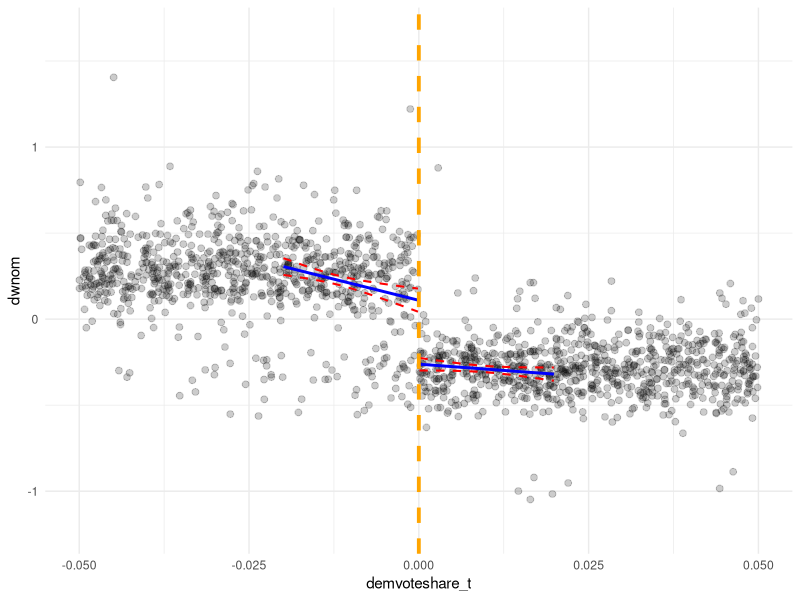
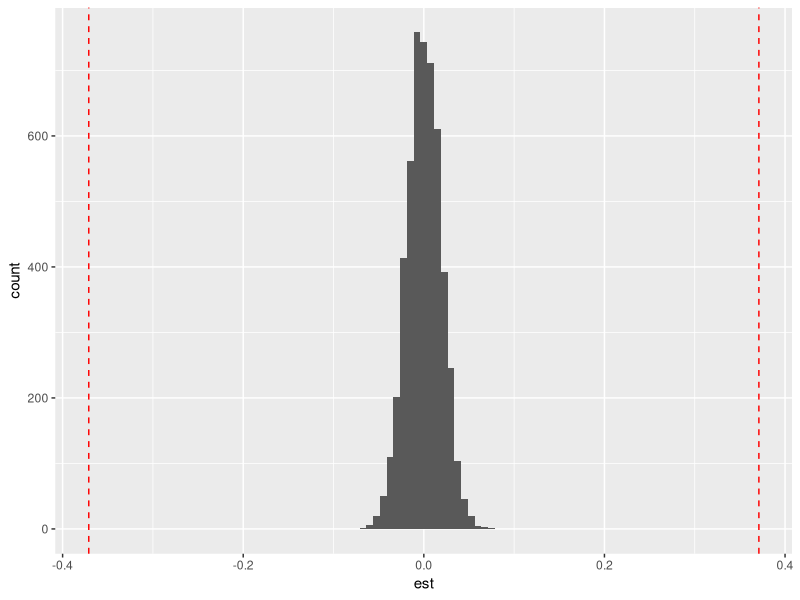

Here is the R script that generated these plots, in order:
## ---- chunk 1
library(here)
library(tidyverse)
library(sandwich)
data <- read.table(here("data", "rdcongress.txt"))
# response = dwnom
# forcing variable demvoteshare
## ---- chunk 2
data_clean <- data %>% 
  select(dwnom, demvoteshare) %>% 
  drop_na() %>% 
  mutate(demvoteshare_t = demvoteshare - 0.5)
## ---- chunk 3
lm_lower <- lm(
  dwnom ~ demvoteshare_t,
  data = filter(data_clean, between(demvoteshare_t, -0.02, 0))
  )
lower_vcov <- vcovHC(lm_lower, type="HC")

lm_upper <- lm(
  dwnom ~ demvoteshare_t,
  data = filter(data_clean, between(demvoteshare_t, 0, 0.02))
)
upper_vcov <- vcovHC(lm_upper, type="HC")
## ---- chunk 4
# var(intercept) + x2 var(slope) + 2*x*cov(slope, intercept)

se_lower <- fortify(lm_lower) %>% 
  mutate(
    var_l = lower_vcov[1, 1] + demvoteshare_t^2*lower_vcov[2, 2] +
      2*demvoteshare_t*lower_vcov[1, 2],
    se_l = sqrt(var_l)
    ) %>% 
  mutate(lower = .fitted - 1.96*se_l,
         upper = .fitted + 1.96*se_l) %>% 
  select(demvoteshare_t, upper, lower)

se_upper <- fortify(lm_upper) %>% 
  mutate(
    var_u = upper_vcov[1, 1] + demvoteshare_t^2*upper_vcov[2, 2] +
      2*demvoteshare_t*upper_vcov[1, 2],
    se_u = sqrt(var_u)
    ) %>% 
  mutate(lower = .fitted - 1.96*se_u,
         upper = .fitted + 1.96*se_u) %>% 
  select(demvoteshare_t, upper, lower)
  
## ---- chunk 5
data_clean %>% 
  ggplot(aes(x = demvoteshare_t, y = dwnom)) +
  geom_point(size = 2, alpha = 0.2) +
  geom_line(data = fortify(lm_lower),
            aes(x = demvoteshare_t, y = .fitted),
            size = 1, color = "blue") +
  geom_line(data = se_lower,
            aes(x = demvoteshare_t, y = lower),
            size = 0.7, color = "red", linetype = "dashed") +
  geom_line(data = se_lower,
            aes(x = demvoteshare_t, y = upper),
            size = 0.7, color = "red", linetype = "dashed") +
  geom_line(data = fortify(lm_upper),
            aes(x = demvoteshare_t, y = .fitted),
            size = 1, color = "blue") +
  geom_line(data = se_upper,
            aes(x = demvoteshare_t, y = lower),
            size = 0.7, color = "red", linetype = "dashed") +
  geom_line(data = se_upper,
            aes(x = demvoteshare_t, y = upper),
            size = 0.7, color = "red", linetype = "dashed") +
  geom_vline(xintercept = 0, color = "orange", size = 1.3, linetype = "dashed") +
  theme_minimal() +
  xlim(c(-0.05, 0.05))

## ---- chunk 6
model_data <- data_clean %>% 
  mutate(D = ifelse(demvoteshare > 0.5, 1, 0)) %>% 
  filter(between(demvoteshare, 0.48, 0.52))

mod <- lm(dwnom ~ demvoteshare_t + D + demvoteshare_t*D, data = model_data)
se <- sqrt(vcovHC(mod, type="HC")["D", "D"])
ci <- mod$coefficients["D"] + 1.96*c(-1,1)*se

data.frame(
  est = mod$coefficients["D"],
  lower = ci[1],
  upper = ci[2]
)
## ---- chunk 7
randomization_scheme <- function() {
  new_treat <- model_data %>% 
    mutate(D_new = rbinom(654, 1, 0.5))
  return(new_treat)
}

null_dist <- data.frame(est = rep(0, 5000))
for(i in 1:5000){
  dat <- randomization_scheme()
  mod <- lm(dwnom ~ demvoteshare_t + D_new + demvoteshare_t*D_new, data = dat)
  null_dist[i, ] <- mod$coefficients["D_new"]
}

null_dist %>% 
  ggplot(aes(x = est)) +
  geom_histogram(bins = 100) +
  geom_vline(xintercept = -0.3710298, color = "red", linetype = "dashed") +
  geom_vline(xintercept = 0.3710298, color = "red", linetype = "dashed")

## ---- chunk 8
data %>% 
  select(dwnom, demvoteshare, district, cngrsnum, year, state) %>% 
  filter(!(year %in% c(1932, 1942, 1952, 1962, 1972, 1982, 1992, 2002))) %>% 
  drop_na() %>% 
  arrange(district, cngrsnum) %>% 
  View()
  
  
  
